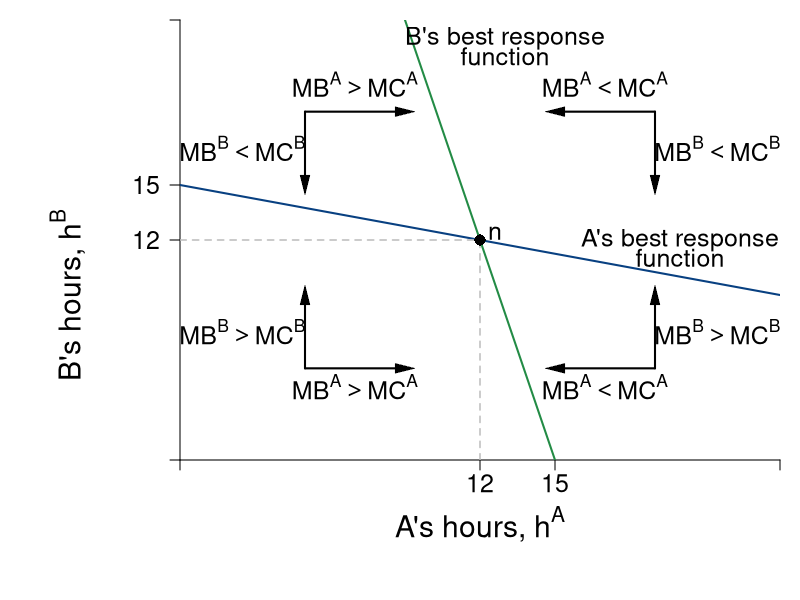

This figure's R source:
require(shape)
pdf(file = "coordination_failures/coord_brfs_dynamics.pdf", width = 9, height = 7)

#Set parameters for graphics
pointsize <- 1.8
axislabelsize <- 1.8
labelsize <- 1.5
namesize <- 1.8
annotatesize <- 1.5
graphlinewidth <- 2
segmentlinewidth <- 1.5

COL <- c("#7fc97f", "#beaed4", "#fdc086", "#ffff99", "#386cb0", "#f0027f", "#bf5b17", "#666666")
COLA <- c("#99d8c9","#66c2a4","#41ae76", "#238b45", "#005824")
COLB <- c("#4eb3d3", "#2b8cbe", "#0868ac","#084081")

par(mar =  c(7, 9, 1, 1))

uA <- function(ea, eb, alpha = 30, beta = 1/2) {
  (alpha - beta*(ea+eb))*ea - 0.5*(ea)^2
}

uB <- function(ea, eb, alpha = 30, beta = 1/2) {
  (alpha - beta*(ea+eb))*eb - 0.5*(eb)^2
}

brfB <- function(ea, alpha = 30, beta = 1/2) {
  (alpha - beta*ea)/(1 + 2*beta)
}

brfA <- function(ea, alpha = 30, beta = 1/2) {
  (alpha - ea*(1 + 2*beta))/(beta)
}

brfPE <- function(ea, alpha = 30, beta = 1/8) {
  alpha*(1 - beta*ea)
}

hANE <- function(alpha, beta = 1/2){
  alpha/(1 + 3*beta)
}

intercept1 <- function(alpha, beta = 1/2){
  alpha/(1 + 2*beta)
}

xlims <- c(0, 24)
ylims <- c(0, 24)

npts <- 501 

plot(0, 0, xlim = xlims, ylim = ylims, type = "n",
     xlab = expression(paste("")),
     ylab = expression(paste("")), 
     xaxt = "n", 
     yaxt = "n", 
     cex.lab = axislabelsize, 
     bty = "n",
     xaxs="i", 
     yaxs="i")

ticksy <- c(0, hANE(alpha = 30), intercept1(alpha = 30), ylims[2])
ylabels <- c(NA, 12, 15, NA)
ticksx <- c(0, hANE(alpha = 30), intercept1(alpha = 30), xlims[2])
xlabels <- c(NA, 12, 15, NA)

axis(1, at = ticksx,  pos = 0, labels = FALSE)
text(x = c(0, hANE(alpha = 30), intercept1(alpha = 30), xlims[2]), par("usr")[3] - 0.4, labels = xlabels, srt = 0, pos = 1, xpd = TRUE, cex = labelsize)

axis(2, at = ticksy, pos = 0, labels = ylabels, las = 1, cex.axis = labelsize)

npts <- 500 
xx1 <- seq(xlims[1], xlims[2], length.out = npts)
xx2 <- seq(9.4, 10.55, length.out = npts)


lines(xx1, brfA(xx1, alpha = 30, beta = 1/2), col = COLA[4], lwd = graphlinewidth)
lines(xx1, brfB(xx1, alpha = 30, beta = 1/2), col = COLB[4], lwd = graphlinewidth)

text(0.5*xlims[2], -3.5, expression(paste("A's hours, ", h^A)), xpd = TRUE, cex = axislabelsize)
text(-4.5, 9, expression(paste("B's hours, ", h^B)), xpd = TRUE, cex = axislabelsize, srt = 90) 


segments(0, 12, 12, 12, lty = 2, col = "gray" , lwd = segmentlinewidth)
segments(12, 0, 12, 12, lty = 2, col = "gray" , lwd = segmentlinewidth)


# Label Nash Eq. ----------------------------------------------------------

points(hANE(alpha = 30), hANE(alpha = 30), pch = 16, col = "black", cex = 1.5)
text(hANE(alpha = 31.5), hANE(alpha = 30) + 0.4, expression(paste(n)), cex = labelsize)

# B's BRF -----------------------------------------------------------------

text(13, 23, expression(paste("B's best response")), cex = labelsize)
text(13, 22, expression(paste("function")), cex = labelsize)
#text(5, 15.2, expression(paste(h^B*(h^A) == frac(alpha - beta*h^A, 1 + 2*beta) )), cex = labelsize)

# A' BRF ------------------------------------------------------------------

text(20, 12, expression(paste("A's best response")), cex = labelsize)
text(20, 11, expression(paste("function")), cex = labelsize)
#text(17, 3.2, expression(paste(h^A*(h^B) == frac(alpha - beta*h^B, 1 + 2*beta) )), cex = labelsize)

# Dynamic Arrows ----------------------------------------------------------

# Q1 
Arrows(19, 19, 19, 15, col = "black", lty = 1, lwd = 2, arr.type = "triangle", arr.lwd = 0.5)
Arrows(19, 19, 15, 19, col = "black", lty = 1, lwd = 2, arr.type = "triangle", arr.lwd = 0.5)

# Q2
Arrows(5, 19, 5, 15, col = "black", lty = 1, lwd = 2, arr.type = "triangle", arr.lwd = 0.5)
Arrows(5, 19, 9, 19, col = "black", lty = 1, lwd = 2, arr.type = "triangle", arr.lwd = 0.5)

# Q3
Arrows(5, 5, 5, 9, col = "black", lty = 1, lwd = 2, arr.type = "triangle", arr.lwd = 0.5)
Arrows(5, 5, 9, 5, col = "black", lty = 1, lwd = 2, arr.type = "triangle", arr.lwd = 0.5)

# Q4
Arrows(19, 5, 15, 5, col = "black", lty = 1, lwd = 2, arr.type = "triangle", arr.lwd = 0.5)
Arrows(19, 5, 19, 9, col = "black", lty = 1, lwd = 2, arr.type = "triangle", arr.lwd = 0.5)


# Dynamics Labels ---------------------------------------------------------



# Q1
text(21.5, 17, expression(MB^B < MC^B), cex = labelsize)
text(17, 20.5, expression(MB^A < MC^A), cex = labelsize)

# Q2
text(7, 20.5, expression(MB^A > MC^A), cex = labelsize)
text(2.5, 17, expression(MB^B < MC^B), cex = labelsize)

# Q3
text(2.5, 7, expression(MB^B > MC^B), cex = labelsize)
text(7, 4, expression(MB^A > MC^A), cex = labelsize)

# Q4
text(21.5, 7, expression(MB^B > MC^B), cex = labelsize)
text(17, 4, expression(MB^A < MC^A), cex = labelsize)




dev.off()
